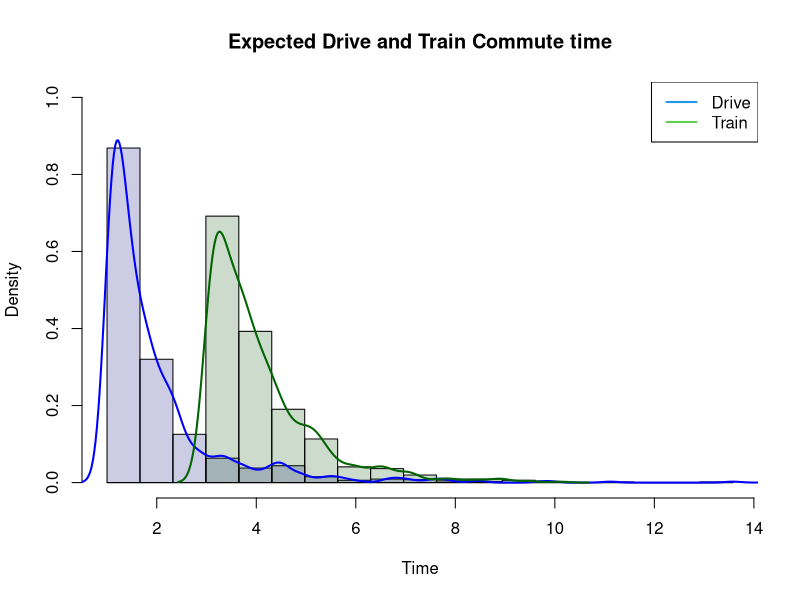

This figure's R source:
# Chris Daigle
# Week 14 D2
# Final Exercise - Simulation

# Exercise 

# Suppose that you have a model for your commuting time. In your model, you
# assume it depends on method and weather. If you drive, your commuting time is
# C = Exp(mean=R)+1, R=2 if it rains, R=0.5 otherwise. If you take a train, your
# commuing time is T = Exp(1)+3. Suppose that the chance to have rain is 0.3.
# Exp denotes the exponential distribution which is often used to characterize
# the time between events. You can generate samples from this distribution using
# "rexp()" with the rate = 1/R

set.seed(0)
n <- 1000
rain <- sample(c(2, 0.5), n, replace = TRUE, prob = c(0.3, 0.7))

drive = rexp(n, rate = 1 / rain) + 1
train = rexp(n, rate = 1) + 3

x.range = range(c(drive, train))
breaks = seq(min(x.range), max(x.range), length = 20)

hist(
  drive,
  breaks = breaks,
  probability = TRUE,
  xlim = x.range,
  col = rgb(0, 0, 0.5, 0.2),
  xlab = 'Time',
  main = 'Expected Drive and Train Commute time',
  ylim = c(0, 1)
)

hist(
  train,
  breaks = breaks,
  probability = TRUE,
  col = rgb(0, 0.3, 0, 0.2),
  add = TRUE
)

lines(density(drive), lwd = 2, col = 'blue')
lines(density(train), lwd = 2, col = 'dark green')
legend(
  'topright',
  legend = c('Drive', 'Train'),
  lty = 1,
  lwd = 2,
  col = 4:3
)

mean((drive - train) > 0)
# The average difference between driving and taking the train is 0.081 (units
# are not specified).